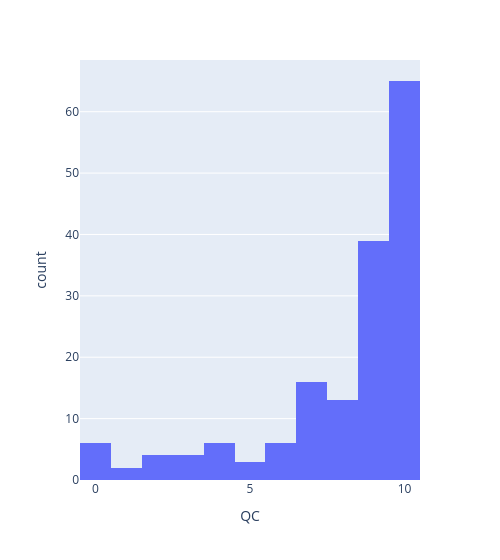

The notebook cell this image was saved under:
### Markdown cell above
Let us get some more statistics on our traces:

### Code cell
import plotly.express as px
px.histogram(traces.groupby(level='trace_ID').sum(), x='QC', width=500)

### Figure 1 — Plotly figure (JSON) as saved in the notebook; plotly's stock layout.template omitted (floating-point values rounded to 4 significant figures; data arrays with more than 128 entries replaced by an {"elided": "..."} marker saying what was removed)
{"data": [{"alignmentgroup": "True", "bingroup": "x", "hoverlabel": {"namelength": 0}, "hovertemplate": "QC=%{x}<br>count=%{y}", "legendgroup": "", "marker": {"color": "#636efa"}, "name": "", "offsetgroup": "", "orientation": "v", "showlegend": false, "type": "histogram", "x": {"elided": "164 int values"}, "xaxis": "x", "yaxis": "y"}], "layout": {"barmode": "relative", "legend": {"tracegroupgap": 0}, "margin": {"t": 60}, "width": 500, "xaxis": {"anchor": "y", "domain": [0, 1], "title": {"text": "QC"}}, "yaxis": {"anchor": "x", "domain": [0, 1], "title": {"text": "count"}}}}
